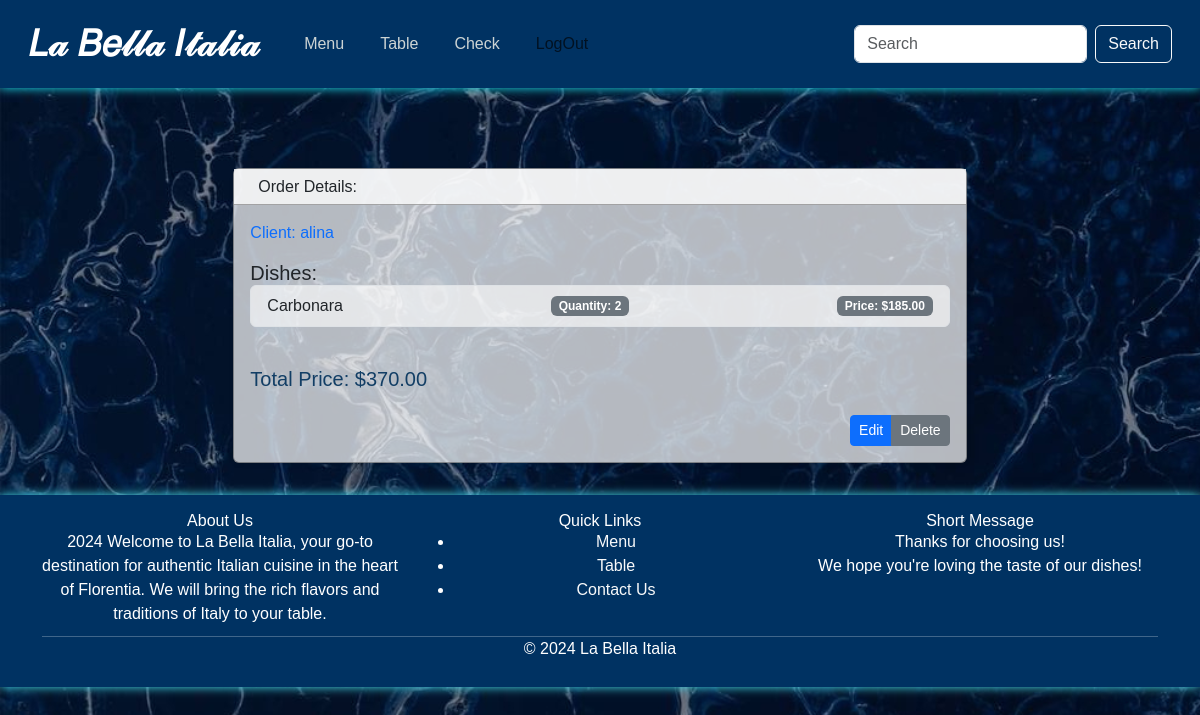
/orders/1/ (signed in), run on the app's committed database.
### project/models.py (models this page shows, shortened)
class Order(models.Model):
    id_client = models.ForeignKey(User, on_delete=models.CASCADE)
    id_dishes = models.ManyToManyField(Dish, blank=True)
    id_check = models.ForeignKey(Check, on_delete=models.CASCADE, blank=True, null=True, related_name="orders")
    number = models.IntegerField()
    date = models.DateTimeField(auto_now_add=True)

class Dish(models.Model):
    SORTDT = [
        ("Breakfast", "breakfast"),
        ("Lunch", "lunch"),
        ("Dinner", "dinner")
    ]
    SORT = [
        ("Appetizers", "appetizers"),
        ("Main Courses", "main"),
        ("Side Dishes", "side"),
        ("Desserts", "desserts"),
        ("Beverages", "beverages"),
        ("Soups", "soups"),
        ("Salads", "salads")
    ]
    name = models.CharField(max_length=255)
    ingredients = models.TextField()
    gram = models.CharField(max_length=255)
    sort_daytime = models.CharField(max_length=15, choices=SORTDT, blank=True, null=True)
    sort = models.CharField(max_length=50, choices=SORT)
    image = models.ImageField( upload_to='dish_img/', blank = True, null = True)

class DishPrice(models.Model):
    dish = models.ForeignKey(Dish, on_delete=models.CASCADE)
    price = models.DecimalField(max_digits=10, decimal_places=2)
    date = models.DateTimeField(auto_now_add=False)

### project/views.py (the view)
# urls.py: path('orders/<int:pk>/', OrderDetailView.as_view(), name='order-detail'),
class OrderDetailView(LoginRequiredMixin, DetailView):
    model = Order
    template_name = "order/order_detail.html"
    form_class = OrderForm
    def get_context_data(self, **kwargs):
        context = super().get_context_data(**kwargs)
        order = self.object
        dish_prices = []
        for dish in order.id_dishes.all():
            latest_price = DishPrice.objects.filter(dish=dish).order_by('-date').first()
            if latest_price:
                dish_prices.append({
                    'dish': dish,
                    'price': latest_price.price,
                    'quantity': order.number,
                    'total_price': latest_price.price * order.number
                })
        context['dish_prices'] = dish_prices
        return context

### templates/order/order_detail.html (shortened to what this page needs)
{% extends 'base.html' %}
{% load custom_filters %}
{% load static %}
{% block content %}
    <div class="container mt-5">
        <div class="row justify-content-center">
            <div class="col-md-8">
                <div class="card shadow-sm">
                    <div class="card-header bg-white">
                        <h2 class="mb-0">Order Details:</h2>
                    </div>
                    <div class="card-body">
                        <div class="row mb-3">
                            <div class="col-md-4">
                                {% if order.id_client %}
                                <span style="width: 5rem;" class="text-primary">Client: {{ order.id_client.username }}</span>
                                {% endif %}
                            </div>
                            <div class="col-md-4">
                            </div>
                        </div>
                        <div class="row mb-3">
                            <div class="col-md-12">
                                <h5 class="mb-0">Dishes:</h5>
                                <ul class="list-group">
                                    {% for item in dish_prices %}
                                    <li class="list-group-item d-flex justify-content-between align-items-center">
                                        <a href="{% url 'dish-detail' item.dish.pk %}" class="text-decoration-none text-dark">
                                            {{ item.dish.name }}
                                        </a>
                                        <span class="badge bg-secondary">Quantity: {{ item.quantity }}</span>
                                        <span class="badge bg-secondary">Price: ${{ item.price }}</span>
                                    </li>
                                    {% endfor %}
                                </ul>
                            </div>
                        </div>
                        <div class="col-md-4">
                            <br>
                            {% for item in dish_prices %}
                                <h5 class="card-text" style="color: #123E65;">Total Price: ${{ item.total_price }}</h5>
                            {%endfor%}
                        </div>
                        <br>
                        <div class="d-flex justify-content-end">
                            <div class="btn-group">
                                {% if user.is_authenticated %}
                                    <a href="{% url 'order-update' order.id %}" class="btn btn-sm btn-primary">Edit</a>
                                    <a href="{% url 'order-delete' order.id %}" class="btn btn-sm btn-secondary">Delete</a>
                                {% endif %}
                            </div>
                        </div>
                    </div>
                </div>
            </div>
        </div>
    </div>
{% endblock %}

### data on the page
Order: id_client.username "alina"
Dish: dish.name "Carbonara", quantity "2", price "185.00", total_price "370.00"
